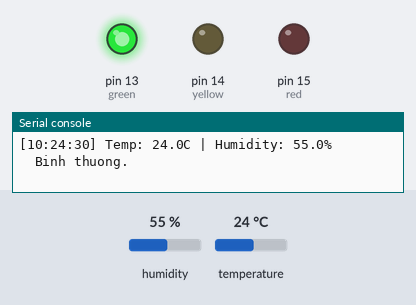
Bench run of a program on a simulated MicroPython board. On the bench: output pins drawn as LEDs (lit = HIGH), the last lines printed to the serial console. The inputs (shaded band) are chosen by the test bench; at power-on: humidity 55 %, temperature 24 °C. The clock reads 2024-03-15 10:24:30 at power-on unless the program sets it.

Above: at 1.2 s.
1.3 s: humidity set to 79 %
4.0 s: humidity set to 82 %
At 5.1 s:
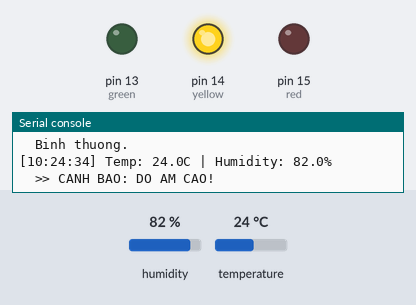
6.7 s: temperature set to 29.5 °C
9.4 s: temperature set to 30.4 °C
At 11.0 s:
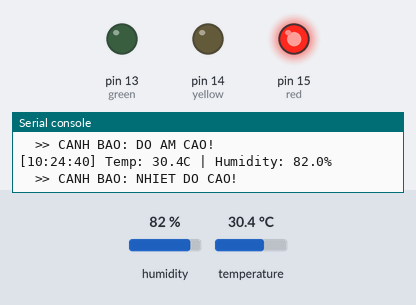
12.1 s: temperature set to 12 °C
At 13.3 s:
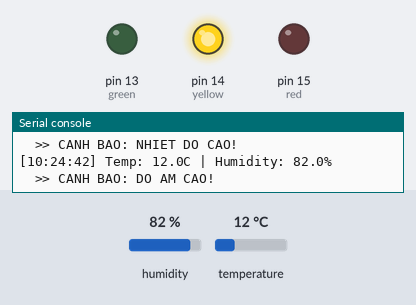
14.8 s: humidity set to 22 %
At 16.9 s:
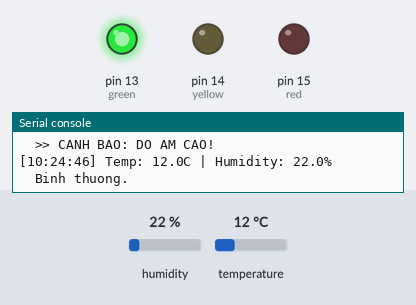
Timing chart, 0 to 18.4 s (numbered marks = the images above; inputs shaded):
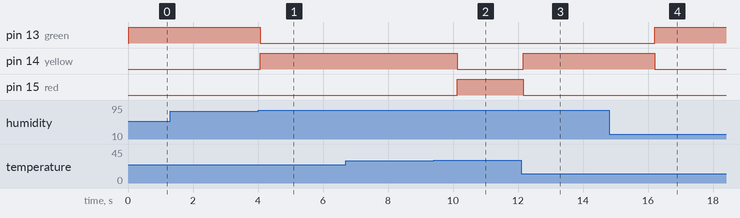

Measured:
- the behaviour switches between 80 and 81 % on humidity (found by bisection; images 0 and 1)
- the behaviour switches between 30 and 30.1 °C on temperature (found by bisection; images 1 and 2)
- after the input at 4.0 s, pin 13 (green): HIGH → LOW after 0.07 s; pin 14 (yellow): LOW → HIGH after 0.07 s
- after the input at 9.4 s, pin 14 (yellow): HIGH → LOW after 0.74 s; pin 15 (red): LOW → HIGH after 0.74 s
- after the input at 12.1 s, pin 14 (yellow): LOW → HIGH after 0.06 s; pin 15 (red): HIGH → LOW after 0.06 s
- after the input at 14.8 s, pin 13 (green): LOW → HIGH after 1.4 s; pin 14 (yellow): HIGH → LOW after 1.4 s

The program:

dht22_led.py
```python
from machine import Pin
import dht
import time

red = Pin(15, Pin.OUT)
yellow = Pin(14, Pin.OUT)
green = Pin(13, Pin.OUT)

sensor = dht.DHT22(Pin(16))

while True:
    try:
        sensor.measure()
        temp = sensor.temperature()
        hum = sensor.humidity()
        t = time.localtime()
        ts = f'{t[3]:02d}:{t[4]:02d}:{t[5]:02d}'
        print(f'[{ts}] Temp: {temp:.1f}C | Humidity: {hum:.1f}%')

        if temp > 30:
            red.value(1)
            yellow.value(0)
            green.value(0)
            print('  >> CANH BAO: NHIET DO CAO!')
        elif hum > 80:
            red.value(0)
            yellow.value(1)
            green.value(0)
            print('  >> CANH BAO: DO AM CAO!')
        else:
            red.value(0)
            yellow.value(0)
            green.value(1)
            print('  Binh thuong.')
    except Exception as e:
        print(f'Loi: {e}')
    time.sleep(2)
```
